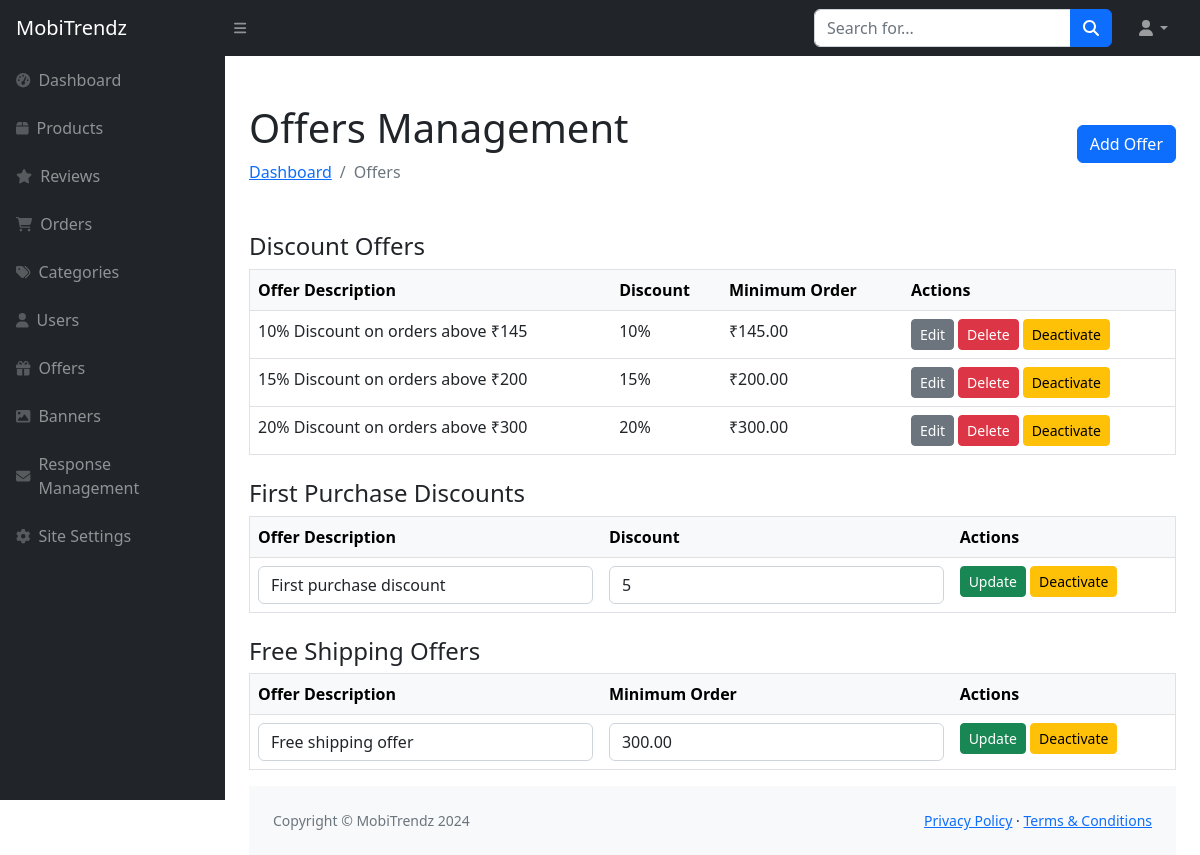
The app's page /Admin/offers.php with its own data.
### tables this page shows
CREATE TABLE `offer_details_tbl` (
  `Offer_Id` int NOT NULL,
  `Offer_Code` varchar(20) NOT NULL,
  `Offer_Description` text,
  `Discount` int DEFAULT NULL,
  `Max_Discount` float NOT NULL,
  `Minimum_Order` decimal(7,2) DEFAULT NULL,
  `offer_type` int DEFAULT '1',
  `active_status` int DEFAULT '1',
  `Start_Date` datetime DEFAULT NULL,
  `End_Date` datetime DEFAULT NULL
);

### Admin/offers.php (the view, shortened to what this page needs)
<?php include("sidebar.php"); ?>
<div id="layoutSidenav_content">
    <main>
        <div class="container-fluid px-4">
            <div class="d-flex justify-content-between align-items-center mt-4 mb-4">
                <div>
                    <h1 class="mt-4">Offers Management</h1>
                    <ol class="breadcrumb mb-4">
                        <li class="breadcrumb-item"><a href="index.php">Dashboard</a></li>
                        <li class="breadcrumb-item active">Offers</li>
                    </ol>
                </div>
                <a class="btn btn-primary" href="add-offer.php">Add Offer</a>
            </div>
            <h4 class="mt-4">Discount Offers</h4>
            <div class="card-body">
                <table class="table border text-nowrap">
                    <thead class="table-light">
                        <tr>
                            <th>Offer Description</th>
                            <th>Discount</th>
                            <th>Minimum Order</th>
                            <th>Actions</th>
                        </tr>
                    </thead>
                    <tbody>
                        <?php
                            $query = "SELECT Offer_Id, Offer_Description, Discount, Minimum_Order, offer_type,active_status FROM offer_details_tbl where offer_type=1";
                            $result = mysqli_query($con,$query);
                            if(mysqli_num_rows($result)){
                                while($offer = mysqli_fetch_assoc($result)){
                                ?>
                                <tr>
                                    <td><?php echo $offer["Offer_Description"]?></td>
                                    <td><?php echo $offer["Discount"]?>%</td>
                                    <td>₹<?php echo $offer["Minimum_Order"]?></td>
                                    <td>
                                        <div class="d-flex flex-nowrap">
                                            <a href="update-offer.php?offer_id=<?php echo $offer["Offer_Id"]?>" class="btn btn-secondary btn-sm me-1">Edit</a>
                                            <a href="" class="btn btn-danger btn-sm me-1" data-bs-toggle="modal" data-bs-target="#deleteModal<?php echo $offer["Offer_Id"]?>">Delete</a>
                                            <?php if($offer["active_status"] == 1) { ?>
                                                <a href="" class="btn btn-warning btn-sm" data-bs-toggle="modal" data-bs-target="#deactivateModal<?php echo $offer["Offer_Id"]?>">Deactivate</a>
                                            <?php } else { ?>
                                                <a href="" class="btn btn-success btn-sm" data-bs-toggle="modal" data-bs-target="#activateModal<?php echo $offer["Offer_Id"]?>">Activate</a>
                                            <?php } ?>
                                        </div>
                                    </td>
                                </tr>
                                <?php
                                }
                            }
                            else{
                                echo "<tr>
                                    <td colspan='4'>There is no offer to display!</td>
                                    </tr>";
                            }
                        ?>
                    </tbody>
                </table>
            </div>
            <h4 class="mt-4">First Purchase Discounts</h4>
<div class="card-body">
    <table class="table border text-nowrap">
        <thead class="table-light">
            <tr>
                <th>Offer Description</th>
                <th>Discount</th>
                <th>Actions</th>
            </tr>
        </thead>
        <tbody>
            <?php
                $query = "SELECT Offer_Id, Offer_Description, Discount, Minimum_Order, offer_type, active_status FROM offer_details_tbl WHERE offer_type = 2";
                $result = mysqli_query($con, $query);
                if (mysqli_num_rows($result) > 0) {
                    while ($offer = mysqli_fetch_assoc($result)) {
            ?>
            <tr>
                <form action="update-offer-type.php" method="post">
                    <td><input type="text" class="form-control" name="offer_description" value="<?php echo $offer["Offer_Description"]; ?>"></td>
                    <td><input type="text" class="form-control" name="discount" value="<?php echo $offer["Discount"]; ?>"></td>
                    <td>
                        <input type="submit" class="btn btn-success btn-sm" value="Update">
                        <?php if ($offer["active_status"] == 1) { ?>
                            <a href="" class="btn btn-warning btn-sm" data-bs-toggle="modal" data-bs-target="#deactivateModal<?php echo $offer["Offer_Id"]?>">Deactivate</a>
                        <?php } else { ?>
                            <a href="" class="btn btn-success btn-sm" data-bs-toggle="modal" data-bs-target="#activateModal<?php echo $offer["Offer_Id"]?>">Activate</a>
                        <?php } ?>
                    </td>
                </form>
            </tr>
            <?php
                    }
                } else {
                    echo "<tr><td colspan='3'>There are no first purchase discounts to display!</td></tr>";
                }
            ?>
        </tbody>
    </table>
</div>
            <h4 class="mt-4">Free Shipping Offers</h4>
<div class="card-body">
    <table class="table border text-nowrap">
        <thead class="table-light">
            <tr>
                <th>Offer Description</th>
                <th>Minimum Order</th>
                <th>Actions</th>
            </tr>
        </thead>
        <tbody>
            <?php
                $query = "SELECT Offer_Id, Offer_Description, Discount, Minimum_Order, offer_type, active_status FROM offer_details_tbl WHERE offer_type = 3";
                $result = mysqli_query($con, $query);
                if (mysqli_num_rows($result) > 0) {
                    while ($offer = mysqli_fetch_assoc($result)) {
            ?>
            <tr>
                <form action="update-offer-type.php" method="post">
                    <td><input type="text" class="form-control" name="offer_description" value="<?php echo $offer["Offer_Description"]; ?>"></td>
                    <td><input type="text" class="form-control" name="minimum_order" value="<?php echo $offer["Minimum_Order"]; ?>"></td>
                    <td>
                        <input type="submit" class="btn btn-success btn-sm" value="Update">
                        <?php if ($offer["active_status"] == 1) { ?>
                            <a href="" class="btn btn-warning btn-sm" data-bs-toggle="modal" data-bs-target="#deactivateModal<?php echo $offer["Offer_Id"]?>">Deactivate</a>
                        <?php } else { ?>
                            <a href="" class="btn btn-success btn-sm" data-bs-toggle="modal" data-bs-target="#activateModal<?php echo $offer["Offer_Id"]?>">Activate</a>
                        <?php } ?>
                    </td>
                </form>
            </tr>
            <?php
                    }
                } else {
                    echo "<tr><td colspan='3'>There are no free shipping offers to display!</td></tr>";
                }
            ?>
        </tbody>
    </table>
</div>
<?php include("footer.php"); ?>

### records on screen
offer_details_tbl: Offer_Description "10% Discount on orders above ₹145", Discount "10", Minimum_Order "145.00"
offer_details_tbl: Offer_Description "15% Discount on orders above ₹200", Discount "15", Minimum_Order "200.00"
offer_details_tbl: Offer_Description "20% Discount on orders above ₹300", Discount "20", Minimum_Order "300.00"
offer_details_tbl: offer_description "First purchase discount", discount "5"
offer_details_tbl: offer_description "Free shipping offer", minimum_order "300.00"
